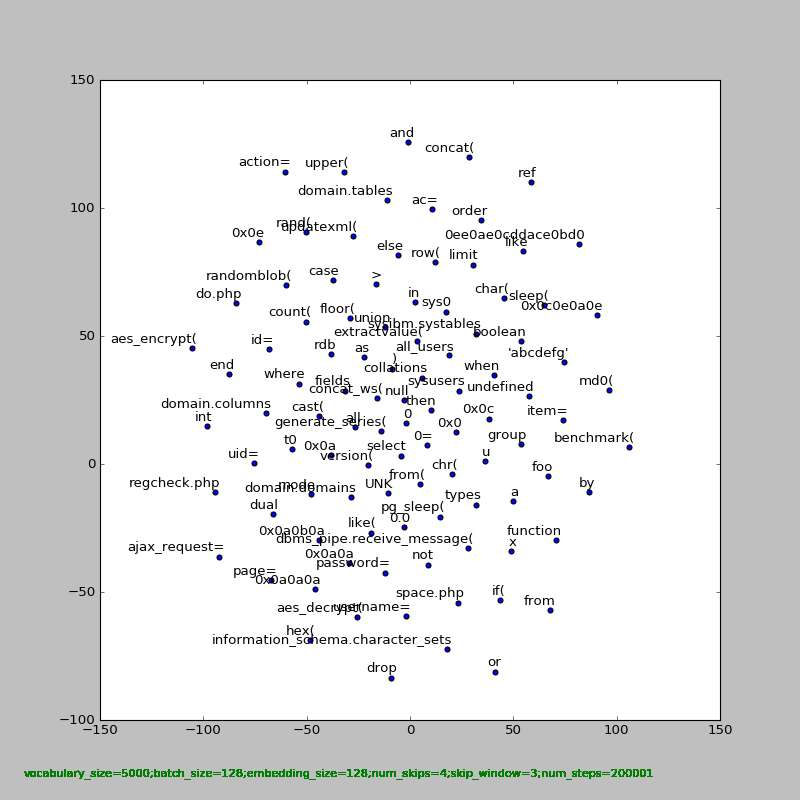

Reproduce this figure in Python.
import nltk,re,csv,random,math,pickle,time
from urllib.parse import unquote
from collections import Counter,deque
import numpy as np
import tensorflow as tf
import matplotlib.pyplot as plt
from sklearn.manifold import TSNE
from utils import GeneSeg
learning_rate=0.1
vocabulary_size=5000
batch_size=128
embedding_size=128
num_skips=4
skip_window=3
valid_size=16
valid_window=100
top_k=8
num_sampled=64
num_steps=200001
plot_only=100
log_dir="word2vec.log"
plt_dir="file\\word2vec.png"
vec_dir="file\\word2vec.pickle"
start=time.time()

words=[]
with open("data\\sql-original-noshort-norepeat-sqlfilter.txt","r",encoding="utf-8") as f:
    reader=csv.DictReader((line.replace('\0','') for line in f),fieldnames=["payload"])
    for row in reader:
        payload=row["payload"]
        word=GeneSeg(unquote(payload))
        words+=word
print("words size:",len(words))
#构建数据集
def build_dataset(words):
    count=[["UNK",-1]]
    counter=Counter(words)
    count.extend(counter.most_common(vocabulary_size-1))
    dictionary={}
    for word,_ in count:
        dictionary[word]=len(dictionary)
    data=[]
    for word in words:
        if word in dictionary.keys():
            data.append(dictionary[word])
        else:
            data.append(dictionary["UNK"])
            count[0][1]+=1
    reverse_dictionary=dict(zip(dictionary.values(),dictionary.keys()))
    return count,data,dictionary,reverse_dictionary
count,data,dictionary,reverse_dictionary=build_dataset(words)
#生成训练Batch
data_index=0
def generate_batch(batch_size,num_skips,skip_window):
    '''
    :param batch_size: 生成的batch大小，必须为skip_window的整数倍
    :param num_skips: 对每个skip_window生成样本数量，不能大于skip_window*2
    :param skip_window: 目标单词取样本的窗口大小
    :return:
    '''
    global data_index
    assert batch_size%num_skips==0
    assert num_skips<=skip_window*2

    batch=np.ndarray(shape=(batch_size),dtype=np.int32)
    labels=np.ndarray(shape=(batch_size,1),dtype=np.int32)
    span=2*skip_window+1
    buffer=deque(maxlen=span)
    for _ in range(span):
        buffer.append(data[data_index])
        data_index=(data_index+1)%len(data)
    for i in range(batch_size//num_skips):
        target=skip_window
        target_to_avoid=[skip_window]
        for j in range(num_skips):
            while target in target_to_avoid:
                target=random.randint(0,span-1)
            target_to_avoid.append(target)
            batch[i*num_skips+j]=buffer[skip_window]
            labels[i*num_skips+j,0]=buffer[target]
        buffer.append(data[data_index])
        data_index=(data_index+1)%len(data)
    return batch,labels
batch,labels=generate_batch(batch_size,num_skips,skip_window)
#for i in range(100):
    #print(batch[i],reverse_dictionary[batch[i]],"->",labels[i,0],reverse_dictionary[labels[i,0]])

valid_examples=np.random.choice(valid_window,valid_size,replace=False)
graph=tf.Graph()
with graph.as_default():
    with tf.name_scope("Inputs"):
        train_inputs=tf.placeholder(tf.int32,shape=[batch_size])
        train_labels=tf.placeholder(tf.int32,shape=[batch_size,1])
    valid_dataset=tf.constant(valid_examples,dtype=tf.int32)
    with tf.name_scope("Embeddings"):
        embeddings=tf.Variable(
            tf.random_uniform(shape=[vocabulary_size,embedding_size],minval=-1.0,maxval=1.0),name="embeddings"
        )
        embed=tf.nn.embedding_lookup(embeddings,train_inputs)
    with tf.name_scope("nce_loss"):
        nce_weight=tf.Variable(
            tf.truncated_normal([vocabulary_size,embedding_size],stddev=1.0/math.sqrt(embedding_size)),name="nce_weights"
        )
        nce_biases=tf.Variable(tf.zeros([vocabulary_size]),name="nce_biases")
        loss=tf.reduce_mean(tf.nn.nce_loss(weights=nce_weight,
                                           biases=nce_biases,
                                           labels=train_labels,
                                           inputs=embed,
                                           num_sampled=num_sampled,
                                           num_classes=vocabulary_size))

    with tf.name_scope("Train"):
        optimizer=tf.train.GradientDescentOptimizer(learning_rate=learning_rate).minimize(loss)
    #标准化embeddings
        norm=tf.sqrt(tf.reduce_sum(tf.square(embeddings),1,keep_dims=True))
        normalized_embeddings=embeddings/norm
    #计算验证数据与字典的相似性
    valid_embeddings=tf.nn.embedding_lookup(normalized_embeddings,valid_dataset)
    similarity=tf.matmul(
        valid_embeddings,normalized_embeddings,transpose_b=True
    )

    #tf.summary.histogram("nce_weight", nce_weight)
    #tf.summary.histogram("nce_biases", nce_biases)
    tf.summary.scalar("loss", loss)
    #tf.summary.histogram("normalized_embeddings",normalized_embeddings)
    merged=tf.summary.merge_all()
    init = tf.global_variables_initializer()
with tf.Session(graph=graph) as session:
    init.run()
    print("Initialized!")

    average_loss=0
    writer = tf.summary.FileWriter(log_dir, graph)
    for step in range(num_steps):
        batch_inputs,batch_labels=generate_batch(batch_size,num_skips,skip_window)
        feed_dict={train_inputs:batch_inputs,train_labels:batch_labels}
        loss_val,_,summary=session.run([loss,optimizer,merged],feed_dict=feed_dict)
        writer.add_summary(summary,global_step=step)
        average_loss+=loss_val
        if step%2000==0:
            if step>0:
                average_loss/=2000
                print("Average loss at step:",step,":",average_loss)
            average_loss=0
        if step%10000==0:
            if step>0:
                sim=similarity.eval()
                for i in range(valid_size):
                    valid_word=reverse_dictionary[valid_examples[i]]
                    nearest=(-sim[i,:]).argsort()[1:top_k+1]
                    log_str="Nearest to %s:"%valid_word
                    for k in range(top_k):
                        close_word=reverse_dictionary[nearest[k]]
                        log_str="%s %s"%(log_str,close_word)
                    print(log_str)
    final_embeddings=normalized_embeddings.eval()
    writer.close()
print(final_embeddings)

def plot_with_labels(low_dim_embs,labels,filename=plt_dir):
    plt.figure(figsize=(10,10))
    for i,label in enumerate(labels):
        x,y=low_dim_embs[i,:]
        plt.scatter(x,y)
        plt.annotate(label,xy=(x,y),xytext=(5,2),
                     textcoords="offset points",
                     ha="right",
                     va="bottom")
        f_text="vocabulary_size=%d;batch_size=%d;embedding_size=%d;num_skips=%d;skip_window=%d;num_steps=%d"%(
            vocabulary_size,batch_size,embedding_size,num_skips,skip_window,num_steps
        )
        plt.figtext(0.03,0.03,f_text,color="green",fontsize=10)
    plt.show()
    plt.savefig(filename)
tsne=TSNE(perplexity=30,n_components=2,init="pca",n_iter=5000)

low_dim_embs=tsne.fit_transform(final_embeddings[:plot_only,:])
labels=[reverse_dictionary[i]for i in range(plot_only)]
plot_with_labels(low_dim_embs,labels)
def save(dictionary,reverse_dictionary,final_embeddings):
    word2vec={"dictionary":dictionary,"reverse_dictionary":reverse_dictionary,"embeddings":final_embeddings}
    with open(vec_dir,"wb") as f:
        pickle.dump(word2vec,f)
save(dictionary,reverse_dictionary,final_embeddings)
end=time.time()
print("Over job in ",end-start)
print("Saved words vec to",vec_dir)